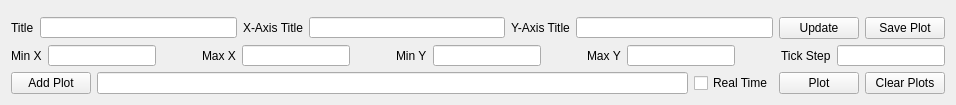
        <widget class="QWidget" name="tab_18">
         <attribute name="title">
          <string>Curves</string>
         </attribute>
         <layout class="QVBoxLayout" name="verticalLayout_4">
          <item>
           <widget class="QCustomPlot" name="plotWidget" native="true">
            <property name="sizePolicy">
             <sizepolicy hsizetype="Expanding" vsizetype="Expanding">
              <horstretch>0</horstretch>
              <verstretch>0</verstretch>
             </sizepolicy>
            </property>
            <property name="minimumSize">
             <size>
              <width>0</width>
              <height>0</height>
             </size>
            </property>
           </widget>
          </item>
          <item>
           <layout class="QHBoxLayout" name="horizontalLayout_4">
            <item>
             <widget class="QLabel" name="label_71">
              <property name="text">
               <string>Title</string>
              </property>
             </widget>
            </item>
            <item>
             <widget class="QLineEdit" name="title">
              <property name="maximumSize">
               <size>
                <width>16777215</width>
                <height>21</height>
               </size>
              </property>
             </widget>
            </item>
            <item>
             <widget class="QLabel" name="label_37">
              <property name="text">
               <string>X-Axis Title</string>
              </property>
             </widget>
            </item>
            <item>
             <widget class="QLineEdit" name="xAxisTitle">
              <property name="maximumSize">
               <size>
                <width>16777215</width>
                <height>21</height>
               </size>
              </property>
             </widget>
            </item>
            <item>
             <widget class="QLabel" name="yAxisTitle22">
              <property name="text">
               <string>Y-Axis Title</string>
              </property>
             </widget>
            </item>
            <item>
             <widget class="QLineEdit" name="yAxisTitle">
              <property name="maximumSize">
               <size>
                <width>16777215</width>
                <height>21</height>
               </size>
              </property>
             </widget>
            </item>
            <item>
             <widget class="QPushButton" name="pushButton">
              <property name="maximumSize">
               <size>
                <width>16777215</width>
                <height>24</height>
               </size>
              </property>
              <property name="text">
               <string>Update</string>
              </property>
             </widget>
            </item>
            <item>
             <widget class="QPushButton" name="twoPhaseSaveCurveButton">
              <property name="maximumSize">
               <size>
                <width>16777215</width>
                <height>24</height>
               </size>
              </property>
              <property name="text">
               <string>Save Plot</string>
              </property>
             </widget>
            </item>
           </layout>
          </item>
          <item>
           <layout class="QHBoxLayout" name="horizontalLayout_3">
            <item alignment="Qt::AlignHCenter">
             <widget class="QLabel" name="label_33">
              <property name="text">
               <string>Min X</string>
              </property>
             </widget>
            </item>
            <item alignment="Qt::AlignLeft">
             <widget class="QLineEdit" name="minXAxis">
              <property name="minimumSize">
               <size>
                <width>0</width>
                <height>0</height>
               </size>
              </property>
              <property name="maximumSize">
               <size>
                <width>16777215</width>
                <height>21</height>
               </size>
              </property>
              <property name="text">
               <string/>
              </property>
             </widget>
            </item>
            <item>
             <spacer name="horizontalSpacer_2">
              <property name="orientation">
               <enum>Qt::Horizontal</enum>
              </property>
              <property name="sizeHint" stdset="0">
               <size>
                <width>40</width>
                <height>20</height>
               </size>
              </property>
             </spacer>
            </item>
            <item>
             <widget class="QLabel" name="label_34">
              <property name="text">
               <string>Max X</string>
              </property>
             </widget>
            </item>
            <item alignment="Qt::AlignLeft">
             <widget class="QLineEdit" name="maxXAxis">
              <property name="maximumSize">
               <size>
                <width>16777215</width>
                <height>21</height>
               </size>
              </property>
              <property name="text">
               <string/>
              </property>
             </widget>
            </item>
            <item>
             <spacer name="horizontalSpacer_3">
              <property name="orientation">
               <enum>Qt::Horizontal</enum>
              </property>
              <property name="sizeHint" stdset="0">
               <size>
                <width>40</width>
                <height>20</height>
               </size>
              </property>
             </spacer>
            </item>
            <item>
             <widget class="QLabel" name="label_31">
              <property name="text">
               <string>Min Y</string>
              </property>
             </widget>
            </item>
            <item alignment="Qt::AlignLeft">
             <widget class="QLineEdit" name="minYAxis">
              <property name="maximumSize">
               <size>
                <width>16777215</width>
                <height>21</height>
               </size>
              </property>
             </widget>
            </item>
            <item>
             <spacer name="horizontalSpacer_4">
              <property name="orientation">
               <enum>Qt::Horizontal</enum>
              </property>
              <property name="sizeHint" stdset="0">
               <size>
                <width>40</width>
                <height>20</height>
               </size>
              </property>
             </spacer>
            </item>
            <item>
             <widget class="QLabel" name="label_32">
              <property name="text">
               <string>Max Y</string>
              </property>
             </widget>
            </item>
            <item alignment="Qt::AlignHCenter">
             <widget class="QLineEdit" name="maxYAxis">
              <property name="maximumSize">
               <size>
                <width>16777215</width>
                <height>21</height>
               </size>
              </property>
             </widget>
            </item>
            <item>
             <spacer name="horizontalSpacer_5">
              <property name="orientation">
               <enum>Qt::Horizontal</enum>
              </property>
              <property name="sizeHint" stdset="0">
               <size>
                <width>40</width>
                <height>20</height>
               </size>
              </property>
             </spacer>
            </item>
            <item>
             <widget class="QLabel" name="label_36">
              <property name="text">
               <string>Tick Step</string>
              </property>
             </widget>
            </item>
            <item>
             <widget class="QLineEdit" name="tickStep">
              <property name="maximumSize">
               <size>
                <width>16777215</width>
                <height>21</height>
               </size>
              </property>
              <property name="text">
               <string/>
              </property>
             </widget>
            </item>
           </layout>
          </item>
          <item>
           <layout class="QHBoxLayout" name="horizontalLayout_5">
            <item>
             <widget class="QPushButton" name="pushButton_2">
              <property name="maximumSize">
               <size>
                <width>16777215</width>
                <height>24</height>
               </size>
              </property>
              <property name="text">
               <string>Add Plot</string>
              </property>
             </widget>
            </item>
            <item>
             <widget class="QLineEdit" name="fileToPlot"/>
            </item>
            <item>
             <widget class="QCheckBox" name="realTimeCheckBox">
              <property name="text">
               <string>Real Time</string>
              </property>
             </widget>
            </item>
            <item>
             <widget class="QPushButton" name="plot">
              <property name="maximumSize">
               <size>
                <width>16777215</width>
                <height>24</height>
               </size>
              </property>
              <property name="text">
               <string>Plot</string>
              </property>
             </widget>
            </item>
            <item>
             <widget class="QPushButton" name="pushButton_3">
              <property name="maximumSize">
               <size>
                <width>16777215</width>
                <height>24</height>
               </size>
              </property>
              <property name="text">
               <string>Clear Plots</string>
              </property>
             </widget>
            </item>
           </layout>
          </item>
         </layout>
        </widget>
